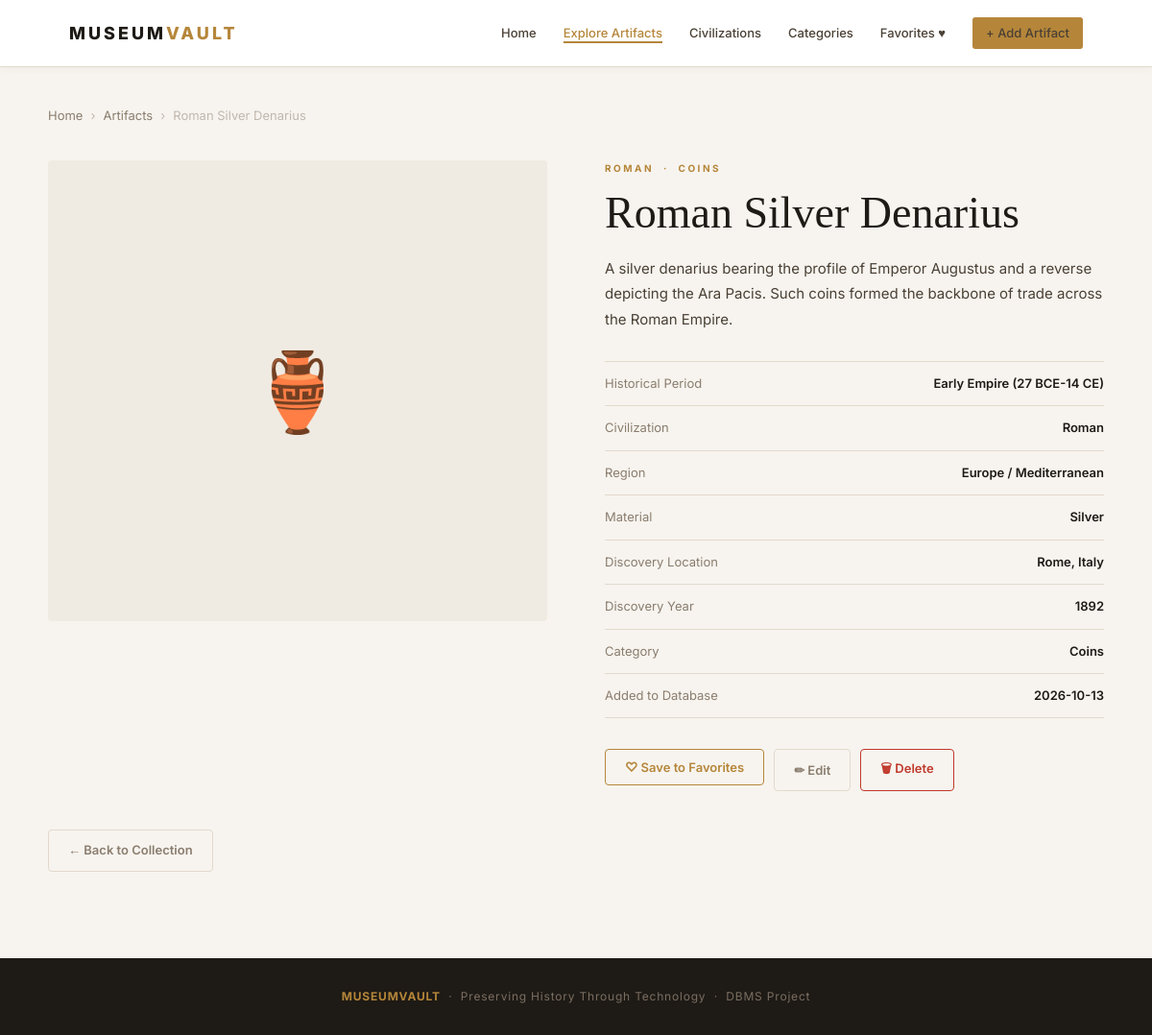
The app's page /artifact/7 with its own data.
### tables this page shows
CREATE TABLE artifacts (
                id INTEGER PRIMARY KEY AUTOINCREMENT,
                name TEXT NOT NULL,
                description TEXT NOT NULL,
                period TEXT,
                discovery_location TEXT,
                discovery_year INTEGER,
                material TEXT,
                image_url TEXT,
                civilization_id INTEGER,
                category_id INTEGER,
                created_at TEXT DEFAULT (datetime('now')),
                FOREIGN KEY (civilization_id) REFERENCES civilizations(id),
                FOREIGN KEY (category_id) REFERENCES categories(id)
            );

CREATE TABLE civilizations (
                id INTEGER PRIMARY KEY AUTOINCREMENT,
                name TEXT NOT NULL UNIQUE,
                region TEXT,
                period TEXT,
                description TEXT
            );

CREATE TABLE categories (
                id INTEGER PRIMARY KEY AUTOINCREMENT,
                name TEXT NOT NULL UNIQUE,
                description TEXT
            );

### app.py (the view)
@app.route("/artifact/<int:artifact_id>")
def artifact_detail(artifact_id):
    db = get_db()
    try:
        sql, _ = _artifact_query("a.id = ?", [artifact_id])
        artifact = db.execute(sql, [artifact_id]).fetchone()
    finally:
        db.close()
    if artifact is None:
        abort(404)
    return render_template("artifact_detail.html", artifact=artifact)

### app.py (called while the page is built)
def _artifact_query(extra_where="", params=None, order="a.name"):
    sql = """
        SELECT
            a.id, a.name, a.description, a.period, a.discovery_location,
            a.discovery_year, a.material, a.image_url, a.created_at,
            a.civilization_id, a.category_id,
            c.name   AS civilization,
            c.region AS region,
            c.period AS civ_period,
            cat.name AS category,
            CASE WHEN f.id IS NOT NULL THEN 1 ELSE 0 END AS is_favorite
        FROM artifacts a
        JOIN  civilizations c   ON a.civilization_id = c.id
        JOIN  categories    cat ON a.category_id     = cat.id
        LEFT JOIN favorites f   ON f.artifact_id     = a.id
    """
    if extra_where:
        sql += " WHERE " + extra_where
    sql += " ORDER BY " + order
    return sql, (params or [])

### database.py (called while the page is built)
def get_db():
    conn = sqlite3.connect(DATABASE)
    conn.row_factory = sqlite3.Row
    conn.execute("PRAGMA foreign_keys = ON")
    return conn

### templates/artifact_detail.html (shortened to what this page needs)
{% extends "base.html" %}
{% block content %}
<main class="detail-container">
    <nav class="breadcrumb">
        <a href="{{ url_for('home') }}">Home</a>
        <span>›</span>
        <a href="{{ url_for('artifacts') }}">Artifacts</a>
        <span>›</span>
        <span>{{ artifact.name }}</span>
    </nav>
    <div class="detail-grid">
        <div>
        </div>
        <div class="detail-content">
            <p class="eyebrow">{{ artifact.civilization }} &nbsp;·&nbsp; {{ artifact.category }}</p>
            <h1>{{ artifact.name }}</h1>
            <p class="detail-desc">{{ artifact.description }}</p>
            <div class="detail-meta">
                {% if artifact.period %}
                <div class="meta-row">
                    <span class="label">Historical Period</span>
                    <span class="value">{{ artifact.period }}</span>
                </div>
                {% endif %}
                <div class="meta-row">
                    <span class="label">Civilization</span>
                    <span class="value">{{ artifact.civilization }}</span>
                </div>
                <div class="meta-row">
                    <span class="label">Region</span>
                    <span class="value">{{ artifact.region or 'Unknown' }}</span>
                </div>
                {% if artifact.material %}
                <div class="meta-row">
                    <span class="label">Material</span>
                    <span class="value">{{ artifact.material }}</span>
                </div>
                {% endif %}
                {% if artifact.discovery_location %}
                <div class="meta-row">
                    <span class="label">Discovery Location</span>
                    <span class="value">{{ artifact.discovery_location }}</span>
                </div>
                {% endif %}
                {% if artifact.discovery_year %}
                <div class="meta-row">
                    <span class="label">Discovery Year</span>
                    <span class="value">{{ artifact.discovery_year }}</span>
                </div>
                {% endif %}
                <div class="meta-row">
                    <span class="label">Category</span>
                    <span class="value">{{ artifact.category }}</span>
                </div>
                {% if artifact.created_at %}
                <div class="meta-row">
                    <span class="label">Added to Database</span>
                    <span class="value">{{ artifact.created_at[:10] }}</span>
                </div>
                {% endif %}
            </div>
            <div class="detail-actions">
                <form method="POST"
                      action="{{ url_for('toggle_favorite', artifact_id=artifact.id) }}">
                    <button type="submit" class="btn {% if artifact.is_favorite %}btn-danger{% else %}btn-secondary{% endif %}"
                            id="fav-btn">
                        {% if artifact.is_favorite %}♥ Remove from Favorites{% else %}♡ Save to Favorites{% endif %}
                    </button>
                </form>
                <a href="{{ url_for('edit_artifact', artifact_id=artifact.id) }}"
                   class="btn btn-ghost">✏ Edit</a>
                <button class="btn btn-ghost"
                        style="color:#c0392b;border-color:#c0392b;"
                        onclick="document.getElementById('delete-modal').classList.add('active')">
                    🗑 Delete
                </button>
            </div>
        </div>
    </div>
    <div style="margin-top:40px;">
        <a href="{{ url_for('artifacts') }}" class="btn btn-ghost">← Back to Collection</a>
    </div>
</main>
{% endblock %}

### static/css/style.css (style rules this page uses)
*, *::before, *::after { margin: 0; padding: 0; box-sizing: border-box; }
:root { --bg: #f7f4ef; --surface: #ffffff; --surface2: #f0ebe2; --text: #1e1a15; --text-mid: #4a4035; --muted: #8a7d6e; --accent: #b5863a; --accent-dk: #8a6228; --accent-lt: #f5e9d5; --border: #e2d9cc; --dark: #1e1a15; --shadow: 0 4px 20px rgba(0,0,0,0.08); --radius: 4px; --font-body: 'Inter', Arial, sans-serif; --font-serif:'Playfair Display', Georgia, serif; }
html { scroll-behavior: smooth; }
body { background: var(--bg); color: var(--text); font-family: var(--font-body); font-size: 15px; line-height: 1.65; min-height: 100vh; display: flex; flex-direction: column; }
a { color: inherit; text-decoration: none; }
.eyebrow { font-family: var(--font-body); font-size: 10px; font-weight: 700; letter-spacing: 2.5px; text-transform: uppercase; color: var(--accent); margin-bottom: 10px; }
.btn { display: inline-flex; align-items: center; gap: 6px; padding: 10px 20px; font-family: var(--font-body); font-size: 13px; font-weight: 600; cursor: pointer; border: none; border-radius: var(--radius); transition: background 0.2s, transform 0.15s; }
.btn-secondary { background: transparent; color: var(--accent); border: 1.5px solid var(--accent); }
.btn-ghost { background: transparent; color: var(--muted); border: 1.5px solid var(--border); }
.detail-container { max-width: 1160px; margin: 0 auto; padding: 40px 30px 90px; flex: 1; }
.breadcrumb { display: flex; align-items: center; gap: 8px; font-size: 13px; color: var(--muted); margin-bottom: 36px; }
.breadcrumb span { opacity: 0.5; }
.detail-grid { display: grid; grid-template-columns: 1fr 1fr; gap: 60px; align-items: start; }
.detail-content h1 { font-family: var(--font-serif); font-size: clamp(30px, 4vw, 46px); font-weight: 400; line-height: 1.2; margin-bottom: 18px; }
.detail-desc { color: var(--text-mid); font-size: 15px; line-height: 1.75; margin-bottom: 30px; }
.detail-meta { border-top: 1px solid var(--border); margin-bottom: 32px; }
.meta-row { display: flex; justify-content: space-between; align-items: center; gap: 20px; padding: 12px 0; border-bottom: 1px solid var(--border); font-size: 13px; }
.meta-row .label { color: var(--muted); }
.meta-row .value { font-weight: 600; text-align: right; }
.detail-actions { display: flex; gap: 10px; flex-wrap: wrap; }

### records on screen
artifacts: name "Roman Silver Denarius", description "A silver denarius bearing the profile of Emperor Augustus and a reverse depicting the Ara Pacis. Such coins formed the backbone of trade across the Roman Empire.", period "Early Empire (27 BCE-14 CE)", material "Silver", discovery_location "Rome, Italy", discovery_year "1892", created_at "2026-10-13"
civilizations: civilization "ROMAN", civilization "Roman", region "Europe / Mediterranean"
categories: category "COINS", category "Coins"
